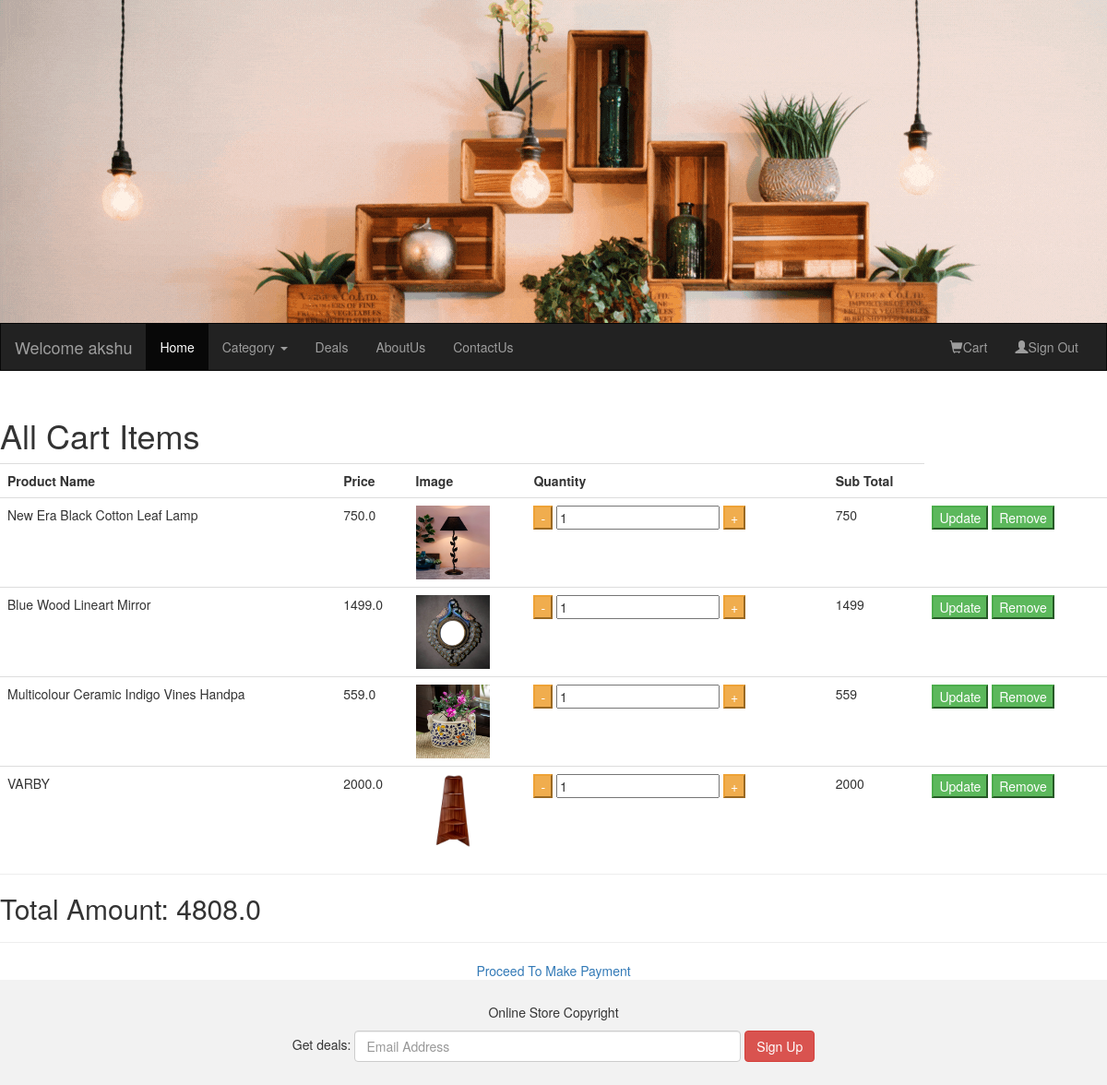
Page /showCartItems (signed in) on the committed database.
### UserApp/models.py (models this page shows)
class MyCart(models.Model):
    user = models.ForeignKey(UserInfo,on_delete=models.CASCADE)
    product = models.ForeignKey(Product,on_delete=models.CASCADE)
    qty = models.IntegerField(default=1)
    class Meta:
        db_table = "MyCart"

### AdminApp/models.py (models this page shows)
class Product(models.Model):
    product_name = models.CharField(max_length=100)
    price = models.FloatField(default=2000)
    size = models.CharField(max_length=100)
    description = models.CharField(max_length=800)
    image = models.ImageField(upload_to="images",default="abc.jpg")
    category = models.ForeignKey(Category,on_delete=models.CASCADE)
    class Meta:
        db_table = "Product"

### UserApp/views.py (the view, shortened to what this page needs)
# urls.py: path('showCartItems',views.showCartItems),
def showCartItems(request):
    cats = Category.objects.all()
    if(request.method == "GET"):
        items = MyCart.objects.filter(user = request.session["uname"])
        total = 0
        for item in items:
            total += item.qty*item.product.price
        request.session["total"] = total
        return render(request,"showAllCartItems.html",{"items":items,"cats":cats})

### UserApp/templates/showAllCartItems.html (shortened to what this page needs)
{%extends "master.html"%}
{%block "content"%}
<h1>All Cart Items</h1>
<table class="table">
    <tr><th>Product Name</th>
    <th>Price</th>
    <th>Image</th>
    <th>Quantity</th>
    <th>Sub Total </th></tr>
        {%for item in items%}
        <tr>
            <form method="post">
        <td>{{item.product.product_name}}</td>
        <td>{{item.product.price}}</td>
        <td><img src="{{item.product.image.url}}"
            style="height: 80px;width: 80px;"/></td>
        <td><button type="button" class="button btn-warning"
             onclick="decrement('qty{{item.product.id}}')">-</button>
            <input type="text" id="qty{{item.product.id}}" name="qty" value="{{item.qty}}" readonly/>
            <button type="button" class="button btn-warning"
             onclick="increment('qty{{item.product.id}}')">+</button></td>
        <td>{%widthratio item.product.price 1 item.qty%}</td>
        <td><button type="submit" class="button btn-success" name="action" value="update">Update</button>
            <button type="submit" class="button btn-success" name="action" value="remove">Remove</button></td>
        </form>
    </tr>
    {%endfor%}
</table>
<hr/>
<h2>Total Amount: {{request.session.total}}</h2>
    <hr/>
    <center>
        <a href="/MakePayment">Proceed To Make Payment</a>
    </center>
{%endblock%}

### rows in the picture
MyCart: product.product_name "New Era Black Cotton Leaf Lamp", product.price "750.0", product.image (picture), qty "1", product+qty "750"
MyCart: product.product_name "Blue Wood Lineart Mirror", product.price "1499.0", product.image (picture), qty "1", product+qty "1499"
MyCart: product.product_name "Multicolour Ceramic Indigo Vines Handpa", product.price "559.0", product.image (picture), qty "1", product+qty "559"
MyCart: product.product_name "VARBY", product.price "2000.0", product.image (picture), qty "1", product+qty "2000"

### other values in the picture
{{ request.session.uname }} "akshu"
{{ request.session.total }} "4808.0"
